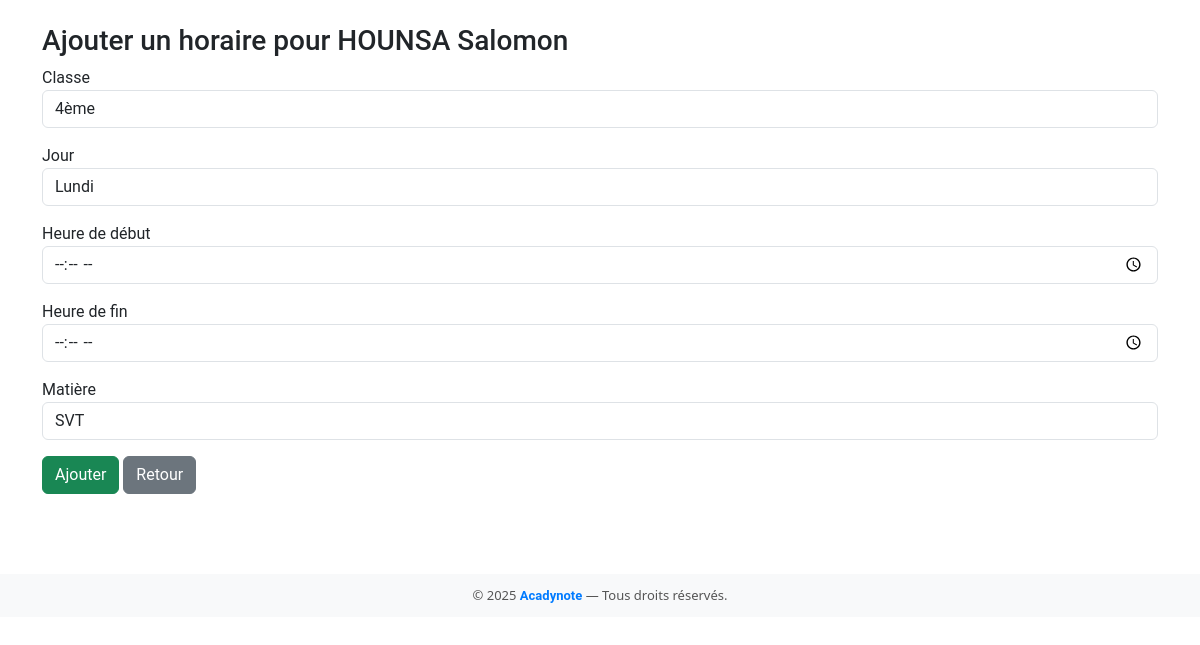
Page /enseignant/9/ajouter_horaire/ on the committed database.
### myapp/models.py (models this page shows, shortened)
class Enseignant(models.Model):
    nom = models.CharField(max_length=150)
    prenoms = models.CharField(max_length=150)
    email = models.EmailField(unique=True)
    password = models.CharField(max_length=255)
    matiere = models.CharField(max_length=255, blank=True)
    classes = models.CharField(max_length=100)  # <-- juste un attribut simple
    annee_academique = models.CharField(max_length=20)
    is_verified = models.BooleanField(default=False)
    otp_code = models.CharField(max_length=6, null=True, blank=True)
    otp_timestamp = models.DateTimeField(null=True, blank=True)

### myapp/views.py (the view, shortened to what this page needs)
# urls.py: path('enseignant/<int:enseignant_id>/ajouter_horaire/', views.ajouter_horaire, name='ajouter_horaire'),
def ajouter_horaire(request, enseignant_id):
    enseignant = get_object_or_404(Enseignant, id=enseignant_id)
    jours = ["Lundi", "Mardi", "Mercredi", "Jeudi", "Vendredi", "Samedi"]
    classes = [c.strip() for c in enseignant.classes.split(',')]
    message = ""  # variable pour afficher le message
    context = {
        "enseignant": enseignant,
        "jours": jours,
        "classes": classes,
        "message": message,
    }
    return render(request, "enseignant/ajouter_horaire.html", context)

### myapp/templates/enseignant/ajouter_horaire.html (shortened to what this page needs)
{% extends "base.html" %}
{% block content %}
<div class="container mt-4">
    <h3>Ajouter un horaire pour {{ enseignant.nom }} {{ enseignant.prenoms }}</h3>
    <form method="post">
       <div class="mb-3">
    <label for="classe">Classe</label>
    <select id="classe" name="classe" class="form-control" required>
        {% for c in classes %}
        <option value="{{ c }}">{{ c }}</option>
        {% endfor %}
    </select>
</div>
        <div class="mb-3">
            <label for="jour">Jour</label>
            <select id="jour" name="jour" class="form-control">
                {% for j in jours %}
                <option value="{{ j }}">{{ j }}</option>
                {% endfor %}
            </select>
        </div>
        <div class="mb-3">
            <label for="heure_debut">Heure de début</label>
            <input type="time" id="heure_debut" name="heure_debut" class="form-control" required>
        </div>
        <div class="mb-3">
            <label for="heure_fin">Heure de fin</label>
            <input type="time" id="heure_fin" name="heure_fin" class="form-control" required>
        </div>
        <div class="mb-3">
            <label>Matière</label>
            <input type="text" class="form-control" value="{{ enseignant.matiere }}" readonly>
        </div>
        <button type="submit" class="btn btn-success">Ajouter</button>
        <a href="{% url 'liste_enseignants' %}" class="btn btn-secondary">Retour</a>
    </form>
</div>
{% endblock %}

### myapp/templates/base.html (style rules this page uses)
* { font-family: 'Roboto', sans-serif; scroll-behavior: smooth; box-sizing: border-box; transition: all 0.3s ease-in-out; }
a { text-decoration: none; color: white; }

### rows in the picture
Enseignant: nom "HOUNSA", prenoms "Salomon", matiere "SVT"

### other values in the picture
form field classe "4ème"
form field jour "Lundi"
